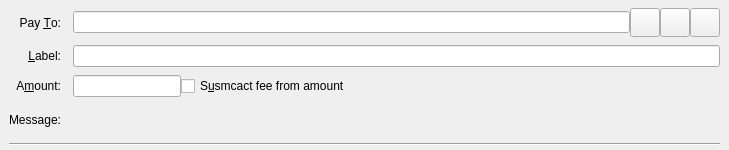
<?xml version="1.0" encoding="UTF-8"?>
<ui version="4.0">
 <class>SendCoinsEntry</class>
 <widget class="QStackedWidget" name="SendCoinsEntry">
  <property name="geometry">
   <rect>
    <x>0</x>
    <y>0</y>
    <width>729</width>
    <height>150</height>
   </rect>
  </property>
  <property name="focusPolicy">
   <enum>Qt::TabFocus</enum>
  </property>
  <property name="autoFillBackground">
   <bool>false</bool>
  </property>
  <widget class="QFrame" name="SendCoins">
   <property name="toolTip">
    <string>This is a normal payment.</string>
   </property>
   <property name="frameShape">
    <enum>QFrame::NoFrame</enum>
   </property>
   <layout class="QGridLayout" name="gridLayout">
    <property name="topMargin">
     <number>8</number>
    </property>
    <property name="bottomMargin">
     <number>4</number>
    </property>
    <property name="horizontalSpacing">
     <number>12</number>
    </property>
    <property name="verticalSpacing">
     <number>8</number>
    </property>
    <item row="0" column="0">
     <widget class="QLabel" name="payToLabel">
      <property name="text">
       <string>Pay &amp;To:</string>
      </property>
      <property name="alignment">
       <set>Qt::AlignRight|Qt::AlignTrailing|Qt::AlignVCenter</set>
      </property>
      <property name="buddy">
       <cstring>payTo</cstring>
      </property>
     </widget>
    </item>
    <item row="0" column="1">
     <layout class="QHBoxLayout" name="payToLayout">
      <property name="spacing">
       <number>0</number>
      </property>
      <item>
       <widget class="QValidatedLineEdit" name="payTo">
        <property name="toolTip">
         <string>The SMC address to send the payment to</string>
        </property>
       </widget>
      </item>
      <item>
       <widget class="QToolButton" name="addressBookButton">
        <property name="toolTip">
         <string>Choose previously used address</string>
        </property>
        <property name="text">
         <string/>
        </property>
        <property name="iconSize">
         <size>
          <width>22</width>
          <height>22</height>
         </size>
        </property>
        <property name="shortcut">
         <string>Alt+A</string>
        </property>
       </widget>
      </item>
      <item>
       <widget class="QToolButton" name="pasteButton">
        <property name="toolTip">
         <string>Paste address from clipboard</string>
        </property>
        <property name="text">
         <string/>
        </property>
        <property name="iconSize">
         <size>
          <width>22</width>
          <height>22</height>
         </size>
        </property>
        <property name="shortcut">
         <string>Alt+P</string>
        </property>
       </widget>
      </item>
      <item>
       <widget class="QToolButton" name="deleteButton">
        <property name="toolTip">
         <string>Remove this entry</string>
        </property>
        <property name="text">
         <string/>
        </property>
        <property name="iconSize">
         <size>
          <width>22</width>
          <height>22</height>
         </size>
        </property>
       </widget>
      </item>
     </layout>
    </item>
    <item row="1" column="0">
     <widget class="QLabel" name="labellLabel">
      <property name="text">
       <string>&amp;Label:</string>
      </property>
      <property name="alignment">
       <set>Qt::AlignRight|Qt::AlignTrailing|Qt::AlignVCenter</set>
      </property>
      <property name="buddy">
       <cstring>addAsLabel</cstring>
      </property>
     </widget>
    </item>
    <item row="1" column="1">
     <widget class="QLineEdit" name="addAsLabel">
      <property name="toolTip">
       <string>Enter a label for this address to add it to the list of used addresses</string>
      </property>
     </widget>
    </item>
    <item row="2" column="0">
     <widget class="QLabel" name="amountLabel">
      <property name="text">
       <string>A&amp;mount:</string>
      </property>
      <property name="alignment">
       <set>Qt::AlignRight|Qt::AlignTrailing|Qt::AlignVCenter</set>
      </property>
      <property name="buddy">
       <cstring>payAmount</cstring>
      </property>
     </widget>
    </item>
    <item row="2" column="1">
     <layout class="QHBoxLayout" name="horizontalLayoutAmount" stretch="0,1">
      <item>
       <widget class="BitcoinAmountField" name="payAmount"/>
      </item>
      <item>
       <widget class="QCheckBox" name="checkboxSusmcactFeeFromAmount">
        <property name="toolTip">
         <string>The fee will be deducted from the amount being sent. The recipient will receive a lower amount of SMC than you enter in the amount field. If multiple recipients are selected, the fee is split equally.</string>
        </property>
        <property name="text">
         <string>S&amp;usmcact fee from amount</string>
        </property>
       </widget>
      </item>
     </layout>
    </item>
    <item row="3" column="0">
     <widget class="QLabel" name="messageLabel">
      <property name="text">
       <string>Message:</string>
      </property>
      <property name="alignment">
       <set>Qt::AlignRight|Qt::AlignTrailing|Qt::AlignVCenter</set>
      </property>
     </widget>
    </item>
    <item row="3" column="1">
     <widget class="QLabel" name="messageTextLabel">
      <property name="toolTip">
       <string>A message that was attached to the SMC: URI which will be stored with the transaction for your reference. Note: This message will not be sent over the SMC network.</string>
      </property>
      <property name="textFormat">
       <enum>Qt::PlainText</enum>
      </property>
     </widget>
    </item>
    <item row="4" column="0" colspan="2">
     <widget class="Line" name="line">
      <property name="orientation">
       <enum>Qt::Horizontal</enum>
      </property>
     </widget>
    </item>
   </layout>
  </widget>
  <widget class="QFrame" name="SendCoins_UnauthenticatedPaymentRequest">
   <property name="palette">
    <palette>
     <active>
      <colorrole role="WindowText">
       <brush brushstyle="SolidPattern">
        <color alpha="255">
         <red>0</red>
         <green>0</green>
         <blue>0</blue>
        </color>
       </brush>
      </colorrole>
      <colorrole role="Button">
       <brush brushstyle="SolidPattern">
        <color alpha="255">
         <red>255</red>
         <green>255</green>
         <blue>127</blue>
        </color>
       </brush>
      </colorrole>
      <colorrole role="Light">
       <brush brushstyle="SolidPattern">
        <color alpha="255">
         <red>255</red>
         <green>255</green>
         <blue>255</blue>
        </color>
       </brush>
      </colorrole>
      <colorrole role="Midlight">
       <brush brushstyle="SolidPattern">
        <color alpha="255">
         <red>255</red>
         <green>255</green>
         <blue>191</blue>
        </color>
       </brush>
      </colorrole>
      <colorrole role="Dark">
       <brush brushstyle="SolidPattern">
        <color alpha="255">
         <red>127</red>
         <green>127</green>
         <blue>63</blue>
        </color>
       </brush>
      </colorrole>
      <colorrole role="Mid">
       <brush brushstyle="SolidPattern">
        <color alpha="255">
         <red>170</red>
         <green>170</green>
         <blue>84</blue>
        </color>
       </brush>
      </colorrole>
      <colorrole role="Text">
       <brush brushstyle="SolidPattern">
        <color alpha="255">
         <red>0</red>
         <green>0</green>
         <blue>0</blue>
        </color>
       </brush>
      </colorrole>
      <colorrole role="BrightText">
       <brush brushstyle="SolidPattern">
        <color alpha="255">
         <red>255</red>
         <green>255</green>
         <blue>255</blue>
        </color>
       </brush>
      </colorrole>
      <colorrole role="ButtonText">
       <brush brushstyle="SolidPattern">
        <color alpha="255">
         <red>0</red>
         <green>0</green>
         <blue>0</blue>
        </color>
       </brush>
      </colorrole>
      <colorrole role="Base">
       <brush brushstyle="SolidPattern">
        <color alpha="255">
         <red>255</red>
         <green>255</green>
         <blue>255</blue>
        </color>
       </brush>
      </colorrole>
      <colorrole role="Window">
       <brush brushstyle="SolidPattern">
        <color alpha="255">
         <red>255</red>
         <green>255</green>
         <blue>127</blue>
        </color>
       </brush>
      </colorrole>
      <colorrole role="Shadow">
       <brush brushstyle="SolidPattern">
        <color alpha="255">
         <red>0</red>
         <green>0</green>
         <blue>0</blue>
        </color>
       </brush>
      </colorrole>
      <colorrole role="AlternateBase">
       <brush brushstyle="SolidPattern">
        <color alpha="255">
         <red>255</red>
         <green>255</green>
         <blue>191</blue>
        </color>
       </brush>
      </colorrole>
      <colorrole role="ToolTipBase">
       <brush brushstyle="SolidPattern">
        <color alpha="255">
         <red>255</red>
         <green>255</green>
         <blue>220</blue>
        </color>
       </brush>
      </colorrole>
      <colorrole role="ToolTipText">
       <brush brushstyle="SolidPattern">
        <color alpha="255">
         <red>0</red>
         <green>0</green>
         <blue>0</blue>
        </color>
       </brush>
      </colorrole>
     </active>
     <inactive>
      <colorrole role="WindowText">
       <brush brushstyle="SolidPattern">
        <color alpha="255">
         <red>0</red>
         <green>0</green>
         <blue>0</blue>
        </color>
       </brush>
      </colorrole>
      <colorrole role="Button">
       <brush brushstyle="SolidPattern">
        <color alpha="255">
         <red>255</red>
         <green>255</green>
         <blue>127</blue>
        </color>
       </brush>
      </colorrole>
      <colorrole role="Light">
       <brush brushstyle="SolidPattern">
        <color alpha="255">
         <red>255</red>
         <green>255</green>
         <blue>255</blue>
        </color>
       </brush>
      </colorrole>
      <colorrole role="Midlight">
       <brush brushstyle="SolidPattern">
        <color alpha="255">
         <red>255</red>
         <green>255</green>
         <blue>191</blue>
        </color>
       </brush>
      </colorrole>
      <colorrole role="Dark">
       <brush brushstyle="SolidPattern">
        <color alpha="255">
         <red>127</red>
         <green>127</green>
         <blue>63</blue>
        </color>
       </brush>
      </colorrole>
      <colorrole role="Mid">
       <brush brushstyle="SolidPattern">
        <color alpha="255">
         <red>170</red>
         <green>170</green>
         <blue>84</blue>
        </color>
       </brush>
      </colorrole>
      <colorrole role="Text">
       <brush brushstyle="SolidPattern">
        <color alpha="255">
         <red>0</red>
         <green>0</green>
         <blue>0</blue>
        </color>
       </brush>
      </colorrole>
      <colorrole role="BrightText">
       <brush brushstyle="SolidPattern">
        <color alpha="255">
         <red>255</red>
         <green>255</green>
         <blue>255</blue>
        </color>
       </brush>
      </colorrole>
      <colorrole role="ButtonText">
       <brush brushstyle="SolidPattern">
        <color alpha="255">
         <red>0</red>
         <green>0</green>
         <blue>0</blue>
        </color>
       </brush>
      </colorrole>
      <colorrole role="Base">
       <brush brushstyle="SolidPattern">
        <color alpha="255">
         <red>255</red>
         <green>255</green>
         <blue>255</blue>
        </color>
       </brush>
      </colorrole>
      <colorrole role="Window">
       <brush brushstyle="SolidPattern">
        <color alpha="255">
         <red>255</red>
         <green>255</green>
         <blue>127</blue>
        </color>
       </brush>
      </colorrole>
      <colorrole role="Shadow">
       <brush brushstyle="SolidPattern">
        <color alpha="255">
         <red>0</red>
         <green>0</green>
         <blue>0</blue>
        </color>
       </brush>
      </colorrole>
      <colorrole role="AlternateBase">
       <brush brushstyle="SolidPattern">
        <color alpha="255">
         <red>255</red>
         <green>255</green>
         <blue>191</blue>
        </color>
       </brush>
      </colorrole>
      <colorrole role="ToolTipBase">
       <brush brushstyle="SolidPattern">
        <color alpha="255">
         <red>255</red>
         <green>255</green>
         <blue>220</blue>
        </color>
       </brush>
      </colorrole>
      <colorrole role="ToolTipText">
       <brush brushstyle="SolidPattern">
        <color alpha="255">
         <red>0</red>
         <green>0</green>
         <blue>0</blue>
        </color>
       </brush>
      </colorrole>
     </inactive>
     <disabled>
      <colorrole role="WindowText">
       <brush brushstyle="SolidPattern">
        <color alpha="255">
         <red>127</red>
         <green>127</green>
         <blue>63</blue>
        </color>
       </brush>
      </colorrole>
      <colorrole role="Button">
       <brush brushstyle="SolidPattern">
        <color alpha="255">
         <red>255</red>
         <green>255</green>
         <blue>127</blue>
        </color>
       </brush>
      </colorrole>
      <colorrole role="Light">
       <brush brushstyle="SolidPattern">
        <color alpha="255">
         <red>255</red>
         <green>255</green>
         <blue>255</blue>
        </color>
       </brush>
      </colorrole>
      <colorrole role="Midlight">
       <brush brushstyle="SolidPattern">
        <color alpha="255">
         <red>255</red>
         <green>255</green>
         <blue>191</blue>
        </color>
       </brush>
      </colorrole>
      <colorrole role="Dark">
       <brush brushstyle="SolidPattern">
        <color alpha="255">
         <red>127</red>
         <green>127</green>
         <blue>63</blue>
        </color>
       </brush>
      </colorrole>
      <colorrole role="Mid">
       <brush brushstyle="SolidPattern">
        <color alpha="255">
         <red>170</red>
         <green>170</green>
         <blue>84</blue>
        </color>
       </brush>
      </colorrole>
      <colorrole role="Text">
       <brush brushstyle="SolidPattern">
        <color alpha="255">
         <red>127</red>
         <green>127</green>
         <blue>63</blue>
        </color>
       </brush>
      </colorrole>
      <colorrole role="BrightText">
       <brush brushstyle="SolidPattern">
        <color alpha="255">
         <red>255</red>
         <green>255</green>
         <blue>255</blue>
        </color>
       </brush>
      </colorrole>
      <colorrole role="ButtonText">
       <brush brushstyle="SolidPattern">
        <color alpha="255">
         <red>127</red>
         <green>127</green>
         <blue>63</blue>
        </color>
       </brush>
      </colorrole>
      <colorrole role="Base">
       <brush brushstyle="SolidPattern">
        <color alpha="255">
         <red>255</red>
         <green>255</green>
         <blue>127</blue>
        </color>
       </brush>
      </colorrole>
      <colorrole role="Window">
       <brush brushstyle="SolidPattern">
        <color alpha="255">
         <red>255</red>
         <green>255</green>
         <blue>127</blue>
        </color>
       </brush>
      </colorrole>
      <colorrole role="Shadow">
       <brush brushstyle="SolidPattern">
        <color alpha="255">
         <red>0</red>
         <green>0</green>
         <blue>0</blue>
        </color>
       </brush>
      </colorrole>
      <colorrole role="AlternateBase">
       <brush brushstyle="SolidPattern">
        <color alpha="255">
         <red>255</red>
         <green>255</green>
         <blue>127</blue>
        </color>
       </brush>
      </colorrole>
      <colorrole role="ToolTipBase">
       <brush brushstyle="SolidPattern">
        <color alpha="255">
         <red>255</red>
         <green>255</green>
         <blue>220</blue>
        </color>
       </brush>
      </colorrole>
      <colorrole role="ToolTipText">
       <brush brushstyle="SolidPattern">
        <color alpha="255">
         <red>0</red>
         <green>0</green>
         <blue>0</blue>
        </color>
       </brush>
      </colorrole>
     </disabled>
    </palette>
   </property>
   <property name="toolTip">
    <string>This is an unauthenticated payment request.</string>
   </property>
   <property name="autoFillBackground">
    <bool>true</bool>
   </property>
   <property name="frameShape">
    <enum>QFrame::NoFrame</enum>
   </property>
   <layout class="QGridLayout" name="gridLayout_is">
    <property name="spacing">
     <number>12</number>
    </property>
    <item row="0" column="0">
     <widget class="QLabel" name="payToLabel_is">
      <property name="text">
       <string>Pay To:</string>
      </property>
      <property name="alignment">
       <set>Qt::AlignRight|Qt::AlignTrailing|Qt::AlignVCenter</set>
      </property>
     </widget>
    </item>
    <item row="0" column="1">
     <layout class="QHBoxLayout" name="payToLayout_is">
      <property name="spacing">
       <number>0</number>
      </property>
      <item>
       <widget class="QLabel" name="payTo_is"/>
      </item>
      <item>
       <widget class="QToolButton" name="deleteButton_is">
        <property name="toolTip">
         <string>Remove this entry</string>
        </property>
        <property name="text">
         <string/>
        </property>
       </widget>
      </item>
     </layout>
    </item>
    <item row="1" column="0">
     <widget class="QLabel" name="memoLabel_is">
      <property name="text">
       <string>Memo:</string>
      </property>
      <property name="alignment">
       <set>Qt::AlignRight|Qt::AlignTrailing|Qt::AlignVCenter</set>
      </property>
     </widget>
    </item>
    <item row="1" column="1">
     <widget class="QLabel" name="memoTextLabel_is">
      <property name="textFormat">
       <enum>Qt::PlainText</enum>
      </property>
     </widget>
    </item>
    <item row="2" column="0">
     <widget class="QLabel" name="amountLabel_is">
      <property name="text">
       <string>A&amp;mount:</string>
      </property>
      <property name="alignment">
       <set>Qt::AlignRight|Qt::AlignTrailing|Qt::AlignVCenter</set>
      </property>
      <property name="buddy">
       <cstring>payAmount_is</cstring>
      </property>
     </widget>
    </item>
    <item row="2" column="1">
     <widget class="BitcoinAmountField" name="payAmount_is">
      <property name="acceptDrops">
       <bool>false</bool>
      </property>
     </widget>
    </item>
   </layout>
  </widget>
  <widget class="QFrame" name="SendCoins_AuthenticatedPaymentRequest">
   <property name="palette">
    <palette>
     <active>
      <colorrole role="WindowText">
       <brush brushstyle="SolidPattern">
        <color alpha="255">
         <red>0</red>
         <green>0</green>
         <blue>0</blue>
        </color>
       </brush>
      </colorrole>
      <colorrole role="Button">
       <brush brushstyle="SolidPattern">
        <color alpha="255">
         <red>140</red>
         <green>232</green>
         <blue>119</blue>
        </color>
       </brush>
      </colorrole>
      <colorrole role="Light">
       <brush brushstyle="SolidPattern">
        <color alpha="255">
         <red>230</red>
         <green>255</green>
         <blue>224</blue>
        </color>
       </brush>
      </colorrole>
      <colorrole role="Midlight">
       <brush brushstyle="SolidPattern">
        <color alpha="255">
         <red>185</red>
         <green>243</green>
         <blue>171</blue>
        </color>
       </brush>
      </colorrole>
      <colorrole role="Dark">
       <brush brushstyle="SolidPattern">
        <color alpha="255">
         <red>70</red>
         <green>116</green>
         <blue>59</blue>
        </color>
       </brush>
      </colorrole>
      <colorrole role="Mid">
       <brush brushstyle="SolidPattern">
        <color alpha="255">
         <red>93</red>
         <green>155</green>
         <blue>79</blue>
        </color>
       </brush>
      </colorrole>
      <colorrole role="Text">
       <brush brushstyle="SolidPattern">
        <color alpha="255">
         <red>0</red>
         <green>0</green>
         <blue>0</blue>
        </color>
       </brush>
      </colorrole>
      <colorrole role="BrightText">
       <brush brushstyle="SolidPattern">
        <color alpha="255">
         <red>155</red>
         <green>255</green>
         <blue>147</blue>
        </color>
       </brush>
      </colorrole>
      <colorrole role="ButtonText">
       <brush brushstyle="SolidPattern">
        <color alpha="255">
         <red>0</red>
         <green>0</green>
         <blue>0</blue>
        </color>
       </brush>
      </colorrole>
      <colorrole role="Base">
       <brush brushstyle="SolidPattern">
        <color alpha="255">
         <red>119</red>
         <green>255</green>
         <blue>233</blue>
        </color>
       </brush>
      </colorrole>
      <colorrole role="Window">
       <brush brushstyle="SolidPattern">
        <color alpha="255">
         <red>140</red>
         <green>232</green>
         <blue>119</blue>
        </color>
       </brush>
      </colorrole>
      <colorrole role="Shadow">
       <brush brushstyle="SolidPattern">
        <color alpha="255">
         <red>0</red>
         <green>0</green>
         <blue>0</blue>
        </color>
       </brush>
      </colorrole>
      <colorrole role="AlternateBase">
       <brush brushstyle="SolidPattern">
        <color alpha="255">
         <red>197</red>
         <green>243</green>
         <blue>187</blue>
        </color>
       </brush>
      </colorrole>
      <colorrole role="NoRole">
       <brush brushstyle="SolidPattern">
        <color alpha="255">
         <red>125</red>
         <green>194</green>
         <blue>122</blue>
        </color>
       </brush>
      </colorrole>
      <colorrole role="ToolTipBase">
       <brush brushstyle="SolidPattern">
        <color alpha="255">
         <red>255</red>
         <green>255</green>
         <blue>220</blue>
        </color>
       </brush>
      </colorrole>
      <colorrole role="ToolTipText">
       <brush brushstyle="SolidPattern">
        <color alpha="255">
         <red>0</red>
         <green>0</green>
         <blue>0</blue>
        </color>
       </brush>
      </colorrole>
     </active>
     <inactive>
      <colorrole role="WindowText">
       <brush brushstyle="SolidPattern">
        <color alpha="255">
         <red>0</red>
         <green>0</green>
         <blue>0</blue>
        </color>
       </brush>
      </colorrole>
      <colorrole role="Button">
       <brush brushstyle="SolidPattern">
        <color alpha="255">
         <red>140</red>
         <green>232</green>
         <blue>119</blue>
        </color>
       </brush>
      </colorrole>
      <colorrole role="Light">
       <brush brushstyle="SolidPattern">
        <color alpha="255">
         <red>230</red>
         <green>255</green>
         <blue>224</blue>
        </color>
       </brush>
      </colorrole>
      <colorrole role="Midlight">
       <brush brushstyle="SolidPattern">
        <color alpha="255">
         <red>185</red>
         <green>243</green>
         <blue>171</blue>
        </color>
       </brush>
      </colorrole>
      <colorrole role="Dark">
       <brush brushstyle="SolidPattern">
        <color alpha="255">
         <red>70</red>
         <green>116</green>
         <blue>59</blue>
        </color>
       </brush>
      </colorrole>
      <colorrole role="Mid">
       <brush brushstyle="SolidPattern">
        <color alpha="255">
         <red>93</red>
         <green>155</green>
         <blue>79</blue>
        </color>
       </brush>
      </colorrole>
      <colorrole role="Text">
       <brush brushstyle="SolidPattern">
        <color alpha="255">
         <red>0</red>
         <green>0</green>
         <blue>0</blue>
        </color>
       </brush>
      </colorrole>
      <colorrole role="BrightText">
       <brush brushstyle="SolidPattern">
        <color alpha="255">
         <red>155</red>
         <green>255</green>
         <blue>147</blue>
        </color>
       </brush>
      </colorrole>
      <colorrole role="ButtonText">
       <brush brushstyle="SolidPattern">
        <color alpha="255">
         <red>0</red>
         <green>0</green>
         <blue>0</blue>
        </color>
       </brush>
      </colorrole>
      <colorrole role="Base">
       <brush brushstyle="SolidPattern">
        <color alpha="255">
         <red>119</red>
         <green>255</green>
         <blue>233</blue>
        </color>
       </brush>
      </colorrole>
      <colorrole role="Window">
       <brush brushstyle="SolidPattern">
        <color alpha="255">
         <red>140</red>
         <green>232</green>
         <blue>119</blue>
        </color>
       </brush>
      </colorrole>
      <colorrole role="Shadow">
       <brush brushstyle="SolidPattern">
        <color alpha="255">
         <red>0</red>
         <green>0</green>
         <blue>0</blue>
        </color>
       </brush>
      </colorrole>
      <colorrole role="AlternateBase">
       <brush brushstyle="SolidPattern">
        <color alpha="255">
         <red>197</red>
         <green>243</green>
         <blue>187</blue>
        </color>
       </brush>
      </colorrole>
      <colorrole role="NoRole">
       <brush brushstyle="SolidPattern">
        <color alpha="255">
         <red>125</red>
         <green>194</green>
         <blue>122</blue>
        </color>
       </brush>
      </colorrole>
      <colorrole role="ToolTipBase">
       <brush brushstyle="SolidPattern">
        <color alpha="255">
         <red>255</red>
         <green>255</green>
         <blue>220</blue>
        </color>
       </brush>
      </colorrole>
      <colorrole role="ToolTipText">
       <brush brushstyle="SolidPattern">
        <color alpha="255">
         <red>0</red>
         <green>0</green>
         <blue>0</blue>
        </color>
       </brush>
      </colorrole>
     </inactive>
     <disabled>
      <colorrole role="WindowText">
       <brush brushstyle="SolidPattern">
        <color alpha="255">
         <red>70</red>
         <green>116</green>
         <blue>59</blue>
        </color>
       </brush>
      </colorrole>
      <colorrole role="Button">
       <brush brushstyle="SolidPattern">
        <color alpha="255">
         <red>140</red>
         <green>232</green>
         <blue>119</blue>
        </color>
       </brush>
      </colorrole>
      <colorrole role="Light">
       <brush brushstyle="SolidPattern">
        <color alpha="255">
         <red>230</red>
         <green>255</green>
         <blue>224</blue>
        </color>
       </brush>
      </colorrole>
      <colorrole role="Midlight">
       <brush brushstyle="SolidPattern">
        <color alpha="255">
         <red>185</red>
         <green>243</green>
         <blue>171</blue>
        </color>
       </brush>
      </colorrole>
      <colorrole role="Dark">
       <brush brushstyle="SolidPattern">
        <color alpha="255">
         <red>70</red>
         <green>116</green>
         <blue>59</blue>
        </color>
       </brush>
      </colorrole>
      <colorrole role="Mid">
       <brush brushstyle="SolidPattern">
        <color alpha="255">
         <red>93</red>
         <green>155</green>
         <blue>79</blue>
        </color>
       </brush>
      </colorrole>
      <colorrole role="Text">
       <brush brushstyle="SolidPattern">
        <color alpha="255">
         <red>70</red>
         <green>116</green>
         <blue>59</blue>
        </color>
       </brush>
      </colorrole>
      <colorrole role="BrightText">
       <brush brushstyle="SolidPattern">
        <color alpha="255">
         <red>155</red>
         <green>255</green>
         <blue>147</blue>
        </color>
       </brush>
      </colorrole>
      <colorrole role="ButtonText">
       <brush brushstyle="SolidPattern">
        <color alpha="255">
         <red>70</red>
         <green>116</green>
         <blue>59</blue>
        </color>
       </brush>
      </colorrole>
      <colorrole role="Base">
       <brush brushstyle="SolidPattern">
        <color alpha="255">
         <red>140</red>
         <green>232</green>
         <blue>119</blue>
        </color>
       </brush>
      </colorrole>
      <colorrole role="Window">
       <brush brushstyle="SolidPattern">
        <color alpha="255">
         <red>140</red>
         <green>232</green>
         <blue>119</blue>
        </color>
       </brush>
      </colorrole>
      <colorrole role="Shadow">
       <brush brushstyle="SolidPattern">
        <color alpha="255">
         <red>0</red>
         <green>0</green>
         <blue>0</blue>
        </color>
       </brush>
      </colorrole>
      <colorrole role="AlternateBase">
       <brush brushstyle="SolidPattern">
        <color alpha="255">
         <red>140</red>
         <green>232</green>
         <blue>119</blue>
        </color>
       </brush>
      </colorrole>
      <colorrole role="NoRole">
       <brush brushstyle="SolidPattern">
        <color alpha="255">
         <red>125</red>
         <green>194</green>
         <blue>122</blue>
        </color>
       </brush>
      </colorrole>
      <colorrole role="ToolTipBase">
       <brush brushstyle="SolidPattern">
        <color alpha="255">
         <red>255</red>
         <green>255</green>
         <blue>220</blue>
        </color>
       </brush>
      </colorrole>
      <colorrole role="ToolTipText">
       <brush brushstyle="SolidPattern">
        <color alpha="255">
         <red>0</red>
         <green>0</green>
         <blue>0</blue>
        </color>
       </brush>
      </colorrole>
     </disabled>
    </palette>
   </property>
   <property name="toolTip">
    <string>This is an authenticated payment request.</string>
   </property>
   <property name="autoFillBackground">
    <bool>true</bool>
   </property>
   <property name="frameShape">
    <enum>QFrame::NoFrame</enum>
   </property>
   <layout class="QGridLayout" name="gridLayout_s">
    <property name="spacing">
     <number>12</number>
    </property>
    <item row="0" column="0">
     <widget class="QLabel" name="payToLabel_s">
      <property name="text">
       <string>Pay To:</string>
      </property>
      <property name="alignment">
       <set>Qt::AlignRight|Qt::AlignTrailing|Qt::AlignVCenter</set>
      </property>
     </widget>
    </item>
    <item row="0" column="1">
     <layout class="QHBoxLayout" name="payToLayout_s">
      <property name="spacing">
       <number>0</number>
      </property>
      <item>
       <widget class="QLabel" name="payTo_s">
        <property name="textFormat">
         <enum>Qt::PlainText</enum>
        </property>
       </widget>
      </item>
      <item>
       <widget class="QToolButton" name="deleteButton_s">
        <property name="toolTip">
         <string>Remove this entry</string>
        </property>
        <property name="text">
         <string/>
        </property>
       </widget>
      </item>
     </layout>
    </item>
    <item row="1" column="0">
     <widget class="QLabel" name="memoLabel_s">
      <property name="text">
       <string>Memo:</string>
      </property>
      <property name="alignment">
       <set>Qt::AlignRight|Qt::AlignTrailing|Qt::AlignVCenter</set>
      </property>
     </widget>
    </item>
    <item row="1" column="1">
     <widget class="QLabel" name="memoTextLabel_s">
      <property name="textFormat">
       <enum>Qt::PlainText</enum>
      </property>
     </widget>
    </item>
    <item row="2" column="0">
     <widget class="QLabel" name="amountLabel_s">
      <property name="text">
       <string>A&amp;mount:</string>
      </property>
      <property name="alignment">
       <set>Qt::AlignRight|Qt::AlignTrailing|Qt::AlignVCenter</set>
      </property>
      <property name="buddy">
       <cstring>payAmount_s</cstring>
      </property>
     </widget>
    </item>
    <item row="2" column="1">
     <widget class="BitcoinAmountField" name="payAmount_s">
      <property name="acceptDrops">
       <bool>false</bool>
      </property>
     </widget>
    </item>
   </layout>
  </widget>
 </widget>
 <customwidgets>
  <customwidget>
   <class>QValidatedLineEdit</class>
   <extends>QLineEdit</extends>
   <header>qvalidatedlineedit.h</header>
  </customwidget>
  <customwidget>
   <class>BitcoinAmountField</class>
   <extends>QLineEdit</extends>
   <header>bitcoinamountfield.h</header>
   <container>1</container>
  </customwidget>
 </customwidgets>
 <tabstops>
  <tabstop>payTo</tabstop>
  <tabstop>addressBookButton</tabstop>
  <tabstop>pasteButton</tabstop>
  <tabstop>deleteButton</tabstop>
  <tabstop>addAsLabel</tabstop>
  <tabstop>payAmount</tabstop>
  <tabstop>payAmount_is</tabstop>
  <tabstop>deleteButton_is</tabstop>
  <tabstop>payAmount_s</tabstop>
  <tabstop>deleteButton_s</tabstop>
 </tabstops>
 <resources>
  <include location="../smc.qrc"/>
 </resources>
 <connections/>
</ui>
